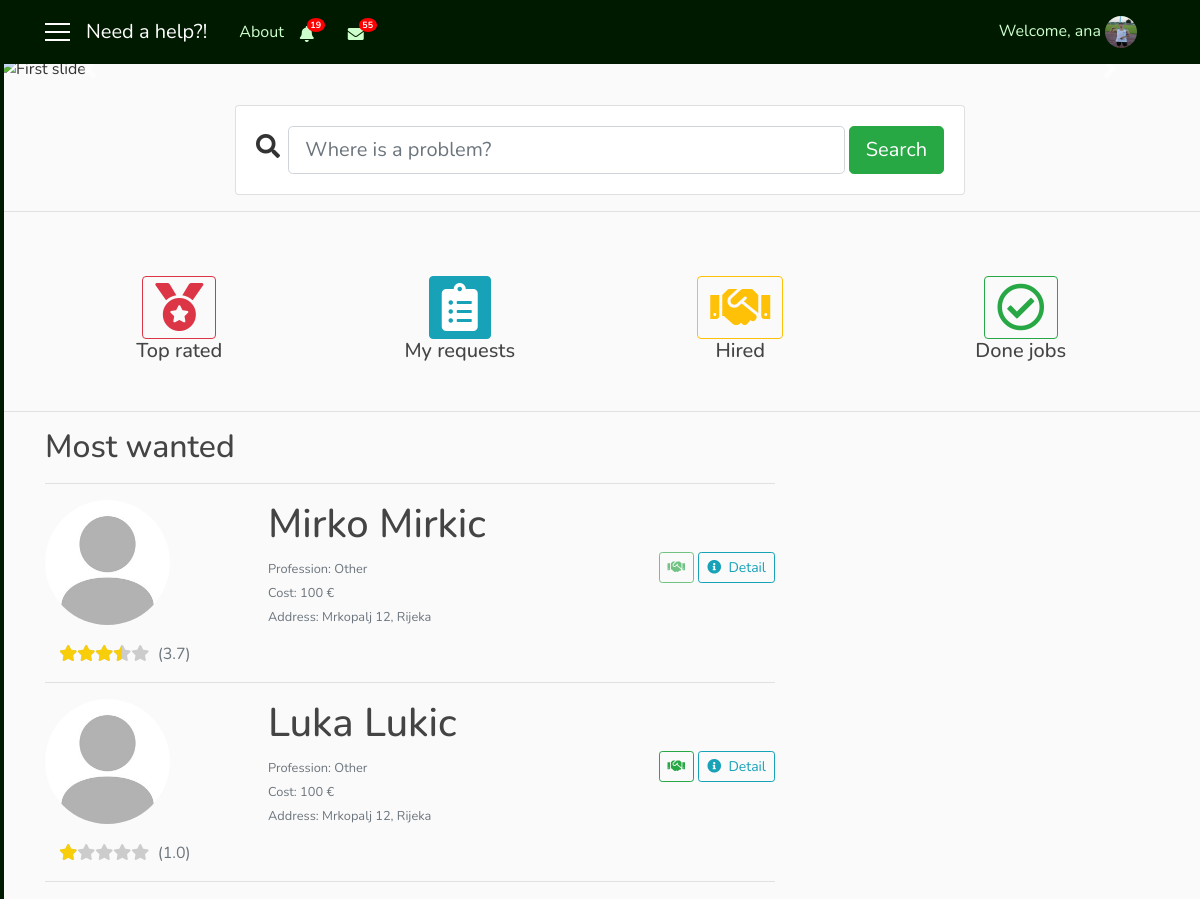
The app's page /main (signed in) with its own data.
### user/models.py (models this page shows, shortened)
class ClientNotifications(models.Model):
    client = models.ForeignKey(User, on_delete=models.CASCADE)
    notification = models.CharField(max_length=1000)
    date = models.DateTimeField(auto_now_add=True)
    seen = models.BooleanField(default=False)
    remove = models.BooleanField(default=False)

class Profile(models.Model):
    user = models.OneToOneField(User, on_delete=models.CASCADE)
    gender = models.CharField(max_length=10, choices=GENDER, default='male')
    address = models.CharField(max_length=30, blank=True)
    birth_date = models.DateField(null=True, blank=True)
    phone_number = models.CharField(max_length=100, blank=True)
    costs = models.IntegerField(default=100)
    role = models.CharField(max_length=15, choices=ROLES, default='client')
    profession = models.CharField(max_length=250, choices=PROFESSION, default='Other')
    knowledges = models.TextField(max_length=1000, blank=True)
    rating = models.FloatField(default=0.0)
    photo = models.ImageField(default='default_user.jpg', upload_to='profile_user')

### need_a_help_app/views.py (the view)
# urls.py: path('main', views.AppMainView.as_view(), name='main'),
class AppMainView(LoginRequiredMixin, ListView):
    template_name = 'need_a_help_app/app_main.html'
    context_object_name = 'prof'
    paginate_by = 5
    def get_queryset(self):
        return Profile.objects.filter(role='repairman').order_by('-rating')
    def get_context_data(self, **kwargs):
        context_data = super(AppMainView, self).get_context_data(**kwargs)
        us = self.request.user
        reqq_seen = SeenRequest.objects.filter(user=us)
        hired = Hire.objects.filter(user=us)
        uss = User.objects.all()
        f_hired = []
        for u in uss:
            for h in hired:
                if h.user == us and h.repairman == u.id and h.status == 'pending':
                    f_hired.append(u)
        get_not = self.request.GET.get('not', -1)
        get_not_c = self.request.GET.get('not_c', -1)
        if get_not != -1:
            not_seen = RepairmanNotifications.objects.filter(id=get_not).first()
            not_seen.seen = True
            not_seen.save()
        if get_not_c != -1:
            not_seen = ClientNotifications.objects.filter(id=get_not_c).first()
            not_seen.seen = True
            not_seen.save()
        cnt = RepairmanRequests.objects.filter(repairman=us, seen=False).count()
        act_job = RepairmanRequests.objects.filter(repairman=us, active=True, done=False).count()
        act_req = JobHire.objects.filter(repairman=us, status='pending').count()
        act_cnt = act_job + act_req
        not_r = RepairmanNotifications.objects.filter(repairman=us, remove=False).order_by('-date')
        not_c = ClientNotifications.objects.filter(client=us, remove=False).order_by('-date')
        not_rep = RepairmanNotifications.objects.filter(repairman=us, seen=False).count()
        not_cli = ClientNotifications.objects.filter(client=us, seen=False).count()
        context_data['f_hired'] = f_hired
        context_data['seen_r'] = reqq_seen
        context_data['cnt'] = cnt
        context_data['act_cnt'] = act_cnt
        context_data['not_r'] = not_r
        context_data['not_c'] = not_c
        context_data['not_rep'] = not_rep
        context_data['not_cli'] = not_cli
        return context_data

### need_a_help_app/templates/need_a_help_app/app_main.html (shortened to what this page needs)
{% extends 'need_a_help_app/base.html' %}
{% block notify_client %}
    {% if not_c %}
        <i class="nav-item nav-link fas fa-bell mt-1 popOver" data-title="Notifications" data-content="
            <div class='container'>
                {% for n in not_c|slice:'5' %}
                    <div {% if not n.seen %}class='row not_seen'{% else %}class='row not_row' style='cursor: pointer;'{% endif %} onclick='location.href=&quot;{% url 'main' %}?not_c={{ n.id }}&quot;;' {% if not n.seen %}style='background: #f2f2f2;'{% endif %}>
                        {{ n.notification }}
                        <div class='col-sm-3 col-md-3 col-lg-3'>
                            <small class='text-secondary text-muted'>{{ n.date|date:'dM H:i' }}</small>
                        </div>
                    </div>
                    <hr width=100%>
                {% endfor %}
                <div class='row'>
                    <div class='col-sm-12 col-md-12 col-lg-12 pl-5'>
                        <a href='{% url 'notifications_client' user.id %}'>Show all notifications</a>
                    </div>
                </div>
            </div>" data-placement="bottom" data-html="true" data-toggle="popover" data-container="body" data-trigger="click"></i>
        {% if not_cli %}
            <span class="badge badge-notify-bell">{{ not_cli }}</span>
        {% endif %}
    {% else %}
        <i class="nav-item nav-link fas fa-bell mt-1 popOver" data-title="Notifications" data-content="
            <h6 class='text-secondary text-muted' align='center'>No results</h6>" data-placement="bottom" data-html="true" data-toggle="popover" data-container="body" data-trigger="hover"></i>
    {% endif %}
{% endblock %}
{% block mess_client %}
        <span class="badge badge-notify-mess">55</span>
{% endblock %}
{% block content_client %}
    <h2>Most wanted</h2>
    <hr width="100%">
    {% for p in prof %}
        {% if p.role == 'repairman' %}
            <div class="row">
                <div class="col-sm-3">
                    <a href="{% url 'info' p.user.id %}">
                        <img class="rounded-circle account-img" src="{{ p.photo.url }}">
                    </a>
                    <div class="row">
                        <div class="col-sm-12" align="center">
                          <div class="{{ p.user.username }}">
                            <div class="star-outer">
                              <div class="star-inner"></div>
                            </div>
                            <span class="number-rating text-secondary"></span>
                          </div>
                        </div>
                    </div>
                </div>
                <div class="col-sm-5 pl-5">
                    <h1>{{ p.user.first_name }} {{ p.user.last_name }}</h1>
                    <small class="text-secondary text-muted">Profession: {{ p.profession }}</small><br>
                    <small class="text-secondary text-muted">Cost: {{ p.costs }} €</small><br>
                    <small class="text-secondary text-muted">Address: {{ p.address }}</small><br>
                </div>
                <div class="col-sm-4 pt-5" align="right">
                    {% if p.user in f_hired %}
                        <a href="{% url 'hire_repairman' user.id p.user.id %}" class="btn btn-outline-success btn-sm mt-1 mb-1 disabled"><i class="fas fa-handshake"></i></a>
                    {% else %}
                        <a href="{% url 'hire_repairman' user.id p.user.id %}" class="btn btn-outline-success btn-sm mt-1 mb-1"><i class="fas fa-handshake"></i></a>
                    {% endif %}
                    <a href="{% url 'info' p.user.id %}" class="btn btn-outline-info btn-sm mt-1 mb-1"><i class="fas fa-info-circle"></i>&nbsp Detail</a>
                </div>
            </div>
            <hr width="100%">
        {% endif %}
    {% endfor %}
{% endblock %}

### need_a_help_app/templates/need_a_help_app/base.html (shortened to what this page needs)
{% load static %}
<!DOCTYPE html>
<html>
    <head>
        <link rel="stylesheet" href="https://maxcdn.bootstrapcdn.com/bootstrap/4.0.0/css/bootstrap.min.css">
        <link rel="stylesheet" href="https://use.fontawesome.com/releases/v5.7.2/css/all.css">
        <link rel="stylesheet" type="text/css" href="{% static 'need_a_help_app/style.css' %}">
    </head>
    <body>
      <div id="wrapper">
          {% if user.is_authenticated and user.profile.role == 'client' %}
            <div id="sidebar-wrapper">
                <ul class="sidebar-nav">
                    <div class="list-group pt-2 d-none d-sm-none d-md-block d-lg-block">
                      <a class="list-group-item sb" href="{% url 'main' %}">&nbsp; Home</a>
                      <a class="list-group-item sb" href="{% url 'inbox' user.id %}">&nbsp; Messages</a>
                      <a class="list-group-item sb" href="{% url 'notifications_client' user.id %}">&nbsp; My notifications</a>
                      <a class="list-group-item sb" href="{% url 'profile' user.id %}">&nbsp; Settings</a>
                      <a class="list-group-item sb" href="{% url 'favorites' %}">&nbsp; My favourites</a>
                    </div>
                </ul>
            </div>
          {% endif %}
          <header class="site-header">
            <nav class="navbar navbar-expand-md navbar-dark bg-steel fixed-top">
              <div class="container">
                {% if user.is_authenticated %}
                  <a href='#' id='menu-toggle'><div class='menu-icon'></div>
                                  <div class='menu-icon'></div>
                                  <div class='menu-icon'></div></a>
                  <a class="navbar-brand mr-4 ml-3" href="{% url 'main' %}">Need a help?!</a>
                {% else %}
                  <a class="navbar-brand mr-4" href="#">Need a help?!</a>
                  <button class="navbar-toggler" type="button" data-toggle="collapse" data-target="#navbarToggle" aria-controls="navbarToggle" aria-expanded="false" aria-label="Toggle navigation">
                    <span class="navbar-toggler-icon"></span>
                  </button>
                {% endif %}
                <div class="collapse navbar-collapse" id="navbarToggle">
                  <div class="navbar-nav mr-auto">
                    <a class="nav-item nav-link" href="{% url 'home' %}">About</a>
                    {% if user.is_authenticated %}
                      <div  class="collapse navbar-collapse hidden-xs">
                        {% if user.profile.role == 'repairman' %}
                          {% block notify_repairman %}{% endblock %}
                        {% else %}
                          {% block notify_client %}{% endblock %}
                        {% endif %}
                        <i class="nav-item nav-link fas fa-envelope mt-1"></i>
                        {% block mess_client %}{% endblock %}
                      </div>
                    {% else %}
                      <div class="d-sm-block d-md-none">
                        <a class="nav-item nav-link" href="{% url 'login' %}">Login</a>
                        <a class="nav-item nav-link" href="{% url 'register' %}">Register</a>
                      </div>
                    {% endif %}
                  </div>
                </div>
                  <div class="navbar-nav">
                    {% if user.is_authenticated %}
                      <div class="collapse navbar-collapse hidden-xs">
                          <span class="nav-item nav-link">Welcome, {{ user.username }}
                            <img class="rounded-circle navbar-img popOver" data-title="Logged in as {{ user.profile.role }}" data-content="
                                <a class='list-group-item sb' href='{% url 'info' user.id %}'><i class='fa fa-user fa-fw' aria-hidden='true'></i>&nbsp; My profile</a>
                                <a class='list-group-item sb' href='{% url 'logout' %}'><i class='fas fa-power-off'></i>&nbsp Logout</a>" data-placement="bottom" data-html="true" data-toggle="popover" data-container="body" data-trigger="click" src="{{ user.profile.photo.url }}">
                          </span>
                      </div>
                    {% else %}
                      <div class="collapse navbar-collapse">
                        <a class="nav-item nav-link" href="{% url 'login' %}">Login</a>
                        <a class="nav-item nav-link" href="{% url 'register' %}">Register</a>
                      </div>
                    {% endif %}
                  </div>
              </div>
            </nav>
          </header>
          <div id="page-content-wrapper">
            {% if user.is_authenticated and user.profile.role == 'client' %}
              {% block app_client %}
                <div id="carouselExampleIndicators" class="carousel slide" data-ride="carousel">
                  <ol class="carousel-indicators">
                  </ol>
                  <div class="carousel-inner">
                        <div class="carousel-item active">
                            <img class="slide-img" src="https://www.bing.com/th?id=OIP.GdOM_bEhNhmrmAG4XTVTiQHaE8&pid=Api" alt="First slide">
                        </div>
                  </div>
                  <a class="carousel-control-prev" href="#carouselExampleIndicators" role="button" data-slide="prev">
                    <span class="carousel-control-prev-icon" aria-hidden="true"></span>
                  </a>
                  <a class="carousel-control-next" href="#carouselExampleIndicators" role="button" data-slide="next">
                    <span class="carousel-control-next-icon" aria-hidden="true"></span>
                  </a>
                </div>
                <div class="container pt-4">
                    <div class="row justify-content-center">
                        <div class="col-12 col-md-10 col-lg-8">
                            <form class="card card-sm" action="{% url 'search' %}" method="GET">
                                <div class="card-body row no-gutters align-items-center">
                                    <div class="col-auto">
                                        <i class="fas fa-search h4 text-body"></i>&nbsp&nbsp
                                    </div>
                                    <div class="col">
                                        <input class="form-control form-control-lg form-control-borderless" name="q" type="text" placeholder="Where is a problem?">
                                    </div>
                                    <div class="col-auto">
                                        &nbsp<button class="btn btn-lg btn-success" type="submit">Search</button>
                                    </div>
                                </div>
                            </form>
                        </div>
                    </div>
                </div>
                <hr width="100%">
                <br/>
                <div class="container p-4">
                    <div class="row" align="center">
                        <div class="col-3 col-sm-3">
                            <a href="{% url 'top_rated' %} " class="btn btn-outline-danger"><i class="fas fa-medal fa-3x"></i></a>
                        </div>
                        <div class="col-3 col-sm-3">
                            <a href="{% url 'requests_user' user.id %}" class="btn btn-info"><i class="fas fa-clipboard-list fa-3x"></i></a>
                        </div>
                        <div class="col-3 col-sm-3">
                            <a href="{% url 'hired_user' user.id %}" class="btn btn-outline-warning"><i class="fas fa-handshake fa-3x"></i></a>
                        </div>
                        <div class="col-3 col-sm-3">
                            <a href="{% url 'done_user' user.id %}" class="btn btn-outline-success"><i class="far fa-check-circle fa-3x"></i></a>
                        </div>
                    </div>
                    <div class="row" align="center">
                        <div class="col-3 col-sm-3">
                            <h5>Top rated</h5>
                        </div>
                        <div class="col-3 col-sm-3">
                            <h5>My requests</h5>
                        </div>
                        <div class="col-3 col-sm-3">
                            <h5>Hired</h5>
                        </div>
                        <div class="col-3 col-sm-3">
                            <h5>Done jobs</h5>
                        </div>
                    </div>
                </div>
                <hr width="100%">
              {% endblock %}
            {% endif %}
            <main role="main" class="container">
              <div class="row">
                <div class="col-sm-8 col-md-8 col-lg-8">
                  {% if user.is_authenticated and user.profile.role == 'client' %}
                    {% block content_client %}{% endblock %}
                  {% else %}
                    {% block content_repairman %}{% endblock %}
                  {% endif %}
                </div>
              </div>
            </main>
          </div>
    </div>
    </body>
</html>

### records on screen
Profile: photo (placeholder picture), user.first_name "Mirko", user.last_name "Mirkic", profession "Other", costs "100", address "Mrkopalj 12, Rijeka"
Profile: photo (placeholder picture), user.first_name "Luka", user.last_name "Lukic", profession "Other", costs "100", address "Mrkopalj 12, Rijeka"

### other values on screen
{{ not_cli }} "19"
{{ user.username }} "ana"
